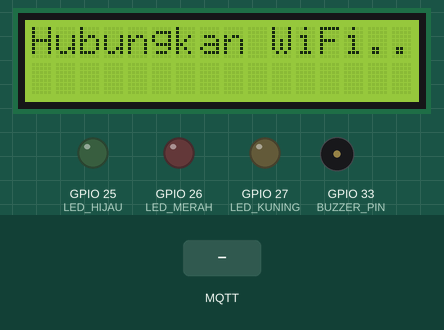
The sketch below on a simulated ESP32. On the bench: 16×2 character LCD, output pins drawn as LEDs (lit = HIGH), buzzer (waves = sounding, pin HIGH). The test bench sets the inputs (shaded band). WiFi joins after 1.5 s; servers stay silent unless stated; no MQTT or app messages arrive unless stated; what the sketch prints to the serial monitor is not drawn.

Above: at 0.1 s.
At 4.3 s:
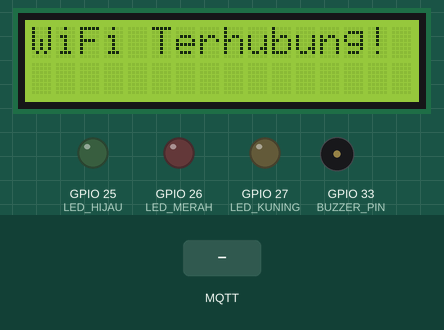
4.4 s: MQTT message "BAHAYA" arrives on the first subscribed topic
5.9 s: MQTT message "WASPADA TINGGI" arrives on the first subscribed topic
7.4 s: MQTT message "1" arrives on the first subscribed topic
Timing chart, 0 to 10.4 s (numbered marks = the images above; inputs shaded):
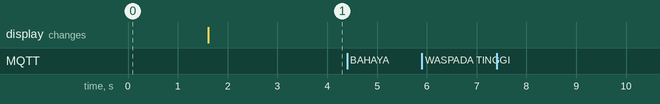

The sketch:

kode_1.ino
```cpp
// ===================================================================== //
//  KODE LENGKAP - PROYEK KUALITAS UDARA DENGAN FEEDBACK AI VIA MQTT     //
//                  (VERSI FINAL YANG DIPERBAIKI)                        //
// ===================================================================== //

// 1. PUSTAKA (LIBRARY)
#include <WiFi.h>
#include <PubSubClient.h>
#include <ArduinoJson.h>
#include <DHT.h>
#include <Adafruit_Sensor.h>
#include <Adafruit_BMP280.h>
#include <Wire.h>
#include <LiquidCrystal_I2C.h>

// 2. KONFIGURASI
// -- Konfigurasi Jaringan & MQTT --
const char* ssid = "Sahroni";
const char* password = "nursahroni";
const char* mqtt_server = "broker.hivemq.com";
const int mqtt_port = 1883;
const char* mqtt_client_id = "esp32-alat-kualitas-udara-01";
const char* mqtt_topic_publish = "iot/kualitas_udara/alat01/data";
const char* mqtt_topic_subscribe = "iot/kualitas_udara/alat01/perintah";

// -- Konfigurasi Pin (PERBAIKAN: Spasi sudah dirapikan) --
#define DHTPIN 14
#define DHTTYPE DHT11
#define MQ2_PIN 34
#define LED_HIJAU 25
#define LED_KUNING 27
#define LED_MERAH 26
#define BUZZER_PIN 33

// -- Konfigurasi Ambang Batas LOKAL (HARUS DISESUAIKAN) --
const int THRESHOLD_SEDANG = 400;
const int THRESHOLD_BURUK  = 700;
const long PUBLISH_INTERVAL = 60000; // 1 menit

// 3. INISIALISASI OBJEK
WiFiClient espClient;
PubSubClient client(espClient);
DHT dht(DHTPIN, DHTTYPE);
Adafruit_BMP280 bmp;
LiquidCrystal_I2C lcd(0x27, 16, 2);

// Variabel Global
unsigned long lastMsg = 0;
char lcd_line1_buffer[17] = "STATUS: OK";

// Deklarasi fungsi
void callback(char* topic, byte* payload, unsigned int length);
void setup_wifi();
void reconnect_mqtt();
void updatePhysicalOutput(int nilai_gas, float suhu);

// 4. FUNGSI SETUP
void setup() {
  Serial.begin(115200);
  pinMode(LED_HIJAU, OUTPUT); pinMode(LED_KUNING, OUTPUT); pinMode(LED_MERAH, OUTPUT); pinMode(BUZZER_PIN, OUTPUT);

  // PERBAIKAN: Menggunakan lcd.init() bukan lcd.begin()
  lcd.begin();
  lcd.backlight();
  lcd.setCursor(0, 0);
  lcd.print("Sistem Starting");

  Wire.begin();
  dht.begin();
  if (!bmp.begin(0x76)) {
    Serial.println("Error: BMP280 tidak ditemukan!");
    lcd.clear(); lcd.print("Error: BMP280"); while (1);
  }

  setup_wifi();
  client.setServer(mqtt_server, mqtt_port);
  client.setCallback(callback);
}

// 5. FUNGSI LOOP UTAMA
void loop() {
  if (!client.connected()) {
    reconnect_mqtt();
  }
  client.loop();

  unsigned long now = millis();
  if (now - lastMsg > PUBLISH_INTERVAL) {
    lastMsg = now;

    float suhu = dht.readTemperature();
    float lembab = dht.readHumidity();
    float tekanan = bmp.readPressure() / 100.0F;
    int nilai_gas = analogRead(MQ2_PIN);

    if (isnan(suhu) || isnan(lembab)) {
      Serial.println("Gagal baca DHT!");
      return;
    }

    updatePhysicalOutput(nilai_gas, suhu);

    StaticJsonDocument<256> doc;
    doc["suhu"] = suhu;
    doc["kelembaban"] = lembab;
    doc["tekanan"] = tekanan;
    doc["nilai_gas"] = nilai_gas;

    char jsonBuffer[256];
    serializeJson(doc, jsonBuffer);

    client.publish(mqtt_topic_publish, jsonBuffer);
    Serial.println("Pesan terkirim ke MQTT.");
  }
}

// 6. FUNGSI-FUNGSI BANTUAN
void callback(char* topic, byte* payload, unsigned int length) {
  Serial.print("Pesan diterima pada topik: ");
  Serial.println(topic);

  char message[length + 1];
  memcpy(message, payload, length);
  message[length] = '\0';
  Serial.print("Payload: ");
  Serial.println(message);

  StaticJsonDocument<256> doc;
  DeserializationError error = deserializeJson(doc, message);

  if (error) {
    Serial.print("deserializeJson() gagal: ");
    Serial.println(error.c_str());
    return;
  }

  const char* displayText = doc["display_text"];
  if (displayText) {
    strncpy(lcd_line1_buffer, displayText, 16);
    lcd_line1_buffer[16] = '\0';

    Serial.print("Teks untuk ditampilkan di LCD: ");
    Serial.println(lcd_line1_buffer);

    if (strstr(displayText, "BAHAYA") || strstr(displayText, "WASPADA TINGGI")) {
        tone(BUZZER_PIN, 2000, 1000);
    }
  }
} // PERBAIKAN: Tanda kurung kurawal '}' yang berlebih sudah dihapus.

void reconnect_mqtt() {
  while (!client.connected()) {
    Serial.print("Mencoba koneksi MQTT...");
    if (client.connect(mqtt_client_id)) {
      Serial.println("terhubung!");
      client.subscribe(mqtt_topic_subscribe);
      Serial.print("Subscribe ke topik: "); Serial.println(mqtt_topic_subscribe);
    } else {
      Serial.print("gagal, rc="); Serial.print(client.state()); Serial.println(" coba lagi 5 detik");
      delay(5000);
    }
  }
}

void updatePhysicalOutput(int nilai_gas, float suhu) {
  lcd.clear();
  lcd.setCursor(0, 0);
  lcd.print(lcd_line1_buffer);

  lcd.setCursor(0, 1);
  lcd.print("Suhu:" + String(suhu, 1) + "C Gas:" + String(nilai_gas));

  digitalWrite(LED_HIJAU, LOW); digitalWrite(LED_KUNING, LOW); digitalWrite(LED_MERAH, LOW);
  noTone(BUZZER_PIN);

  if (nilai_gas >= THRESHOLD_BURUK) {
    digitalWrite(LED_MERAH, HIGH);
    tone(BUZZER_PIN, 1500, 200);
  } else if (nilai_gas >= THRESHOLD_SEDANG) {
    digitalWrite(LED_KUNING, HIGH);
  } else {
    digitalWrite(LED_HIJAU, HIGH);
  }
}

void setup_wifi() {
  lcd.clear(); lcd.print("Hubungkan WiFi..");
  WiFi.begin(ssid, password);
  while (WiFi.status() != WL_CONNECTED) {
    delay(500); Serial.print(".");
  }
  Serial.println("\nWiFi terhubung!");
  lcd.clear();
  lcd.print("WiFi Terhubung!");
  delay(1500);
}
```

Measured:
- after the input at 4.4 s, every drawn part: stays the same
- after the input at 5.9 s, every drawn part: stays the same
- after the input at 7.4 s, every drawn part: stays the same
